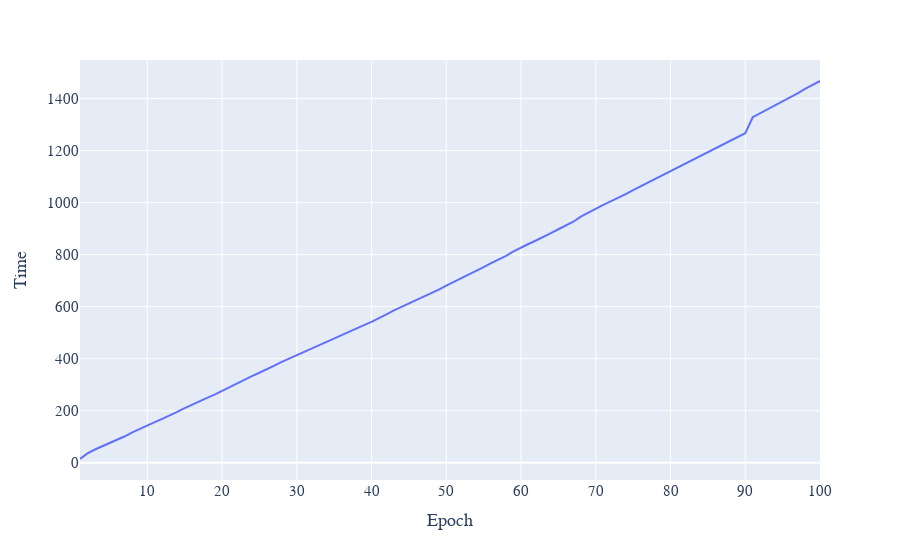

The code cell stored with this chart in its notebook:
### Code cell
fig=px.line(df,x='epoch',y='time',render_mode='svg')
fig.update_xaxes(title_text='Epoch')
fig.update_yaxes(title_text='Time')
fig.update_layout(font_family="Times New Roman",font_size=15)
fig.write_image("time.svg")
fig.show()
svg_to_pdf('time.svg', 'train4/pdf/time.pdf')

### Figure 1 — Plotly figure (JSON) as saved in the notebook; plotly's stock layout.template omitted (floating-point values rounded to 4 significant figures)
{"data": [{"hovertemplate": "epoch=%{x}<br>time=%{y}<extra></extra>", "legendgroup": "", "line": {"color": "#636efa", "dash": "solid"}, "marker": {"symbol": "circle"}, "mode": "lines", "name": "", "orientation": "v", "showlegend": false, "type": "scatter", "x": [1, 2, 3, 4, 5, 6, 7, 8, 9, 10, 11, 12, 13, 14, 15, 16, 17, 18, 19, 20, 21, 22, 23, 24, 25, 26, 27, 28, 29, 30, 31, 32, 33, 34, 35, 36, 37, 38, 39, 40, 41, 42, 43, 44, 45, 46, 47, 48, 49, 50, 51, 52, 53, 54, 55, 56, 57, 58, 59, 60, 61, 62, 63, 64, 65, 66, 67, 68, 69, 70, 71, 72, 73, 74, 75, 76, 77, 78, 79, 80, 81, 82, 83, 84, 85, 86, 87, 88, 89, 90, 91, 92, 93, 94, 95, 96, 97, 98, 99, 100], "xaxis": "x", "y": [14.82, 36.57, 51.28, 63.72, 76.22, 88.9, 102.2, 116.8, 131.1, 143.9, 156.7, 169.0, 181.3, 195.7, 210.2, 224.3, 236.6, 249.5, 262.2, 277.1, 290.1, 306.0, 320.7, 333.6, 346.3, 358.9, 373.5, 388.4, 401.4, 413.9, 426.3, 440.9, 453.5, 466.0, 478.5, 491.0, 503.5, 516.4, 529.0, 541.8, 554.9, 570.7, 586.0, 598.9, 612.0, 627.1, 640.0, 652.8, 665.8, 681.3, 695.0, 709.8, 723.8, 738.4, 752.2, 767.9, 781.7, 795.1, 812.8, 827.9, 841.1, 854.5, 867.5, 882.7, 897.7, 911.0, 926.6, 946.3, 962.2, 977.5, 991.5, 1005.0, 1018.0, 1033.0, 1048.0, 1062.0, 1077.0, 1094.0, 1107.0, 1122.0, 1136.0, 1151.0, 1166.0, 1181.0, 1195.0, 1209.0, 1224.0, 1238.0, 1252.0, 1267.0, 1328.0, 1343.0, 1358.0, 1374.0, 1389.0, 1405.0, 1420.0, 1437.0, 1453.0, 1468.0], "yaxis": "y"}], "layout": {"font": {"family": "Times New Roman", "size": 15}, "legend": {"tracegroupgap": 0}, "margin": {"t": 60}, "xaxis": {"anchor": "y", "domain": [0, 1], "title": {"text": "Epoch"}}, "yaxis": {"anchor": "x", "domain": [0, 1], "title": {"text": "Time"}}}}
